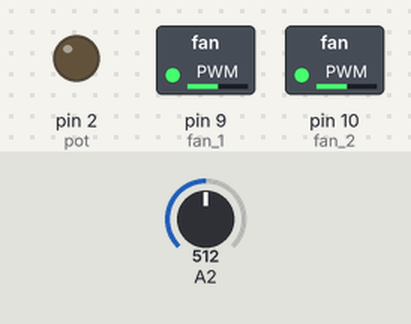
The sketch below on a simulated Arduino Uno, built with avr-gcc and run on an emulated ATmega328P. Parts: switched loads named in the sketch (green lamp = pin HIGH), output pins drawn as LEDs (lit = HIGH). The inputs (shaded band) are chosen by the test bench; at power-on: A2 = 512.

Above: at 1.2 s.
1.3 s: A2 set to 716
At 3.0 s:
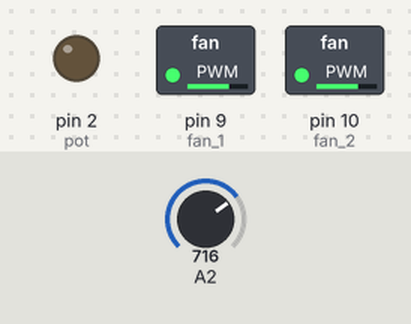
3.5 s: A2 set to 900
At 4.5 s:
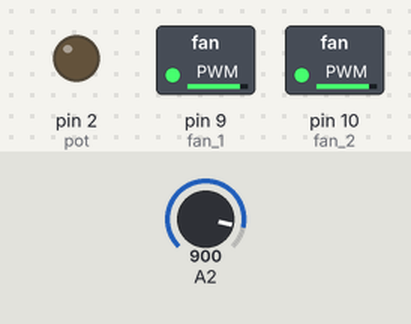
5.5 s: A2 set to 122
At 7.3 s:
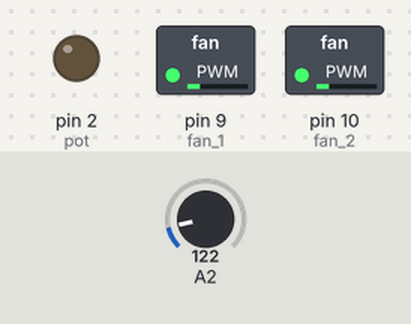
Timing chart, 0 to 8.8 s (numbered marks = the images above; inputs shaded):
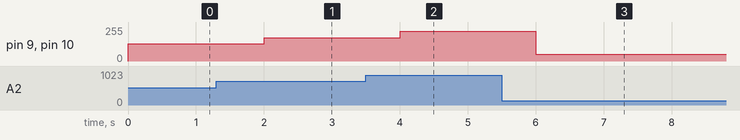

Measured:
- after the input at 1.3 s, pin 9 (fan_1), pin 10 (fan_2): 128/255 → 175/255 after 0.70 s
- after the input at 3.5 s, pin 9 (fan_1), pin 10 (fan_2): 175/255 → 222/255 after 0.50 s
- after the input at 5.5 s, pin 9 (fan_1), pin 10 (fan_2): 222/255 → 51/255 after 0.50 s

The sketch:

fancontrol.ino
```cpp
// 25kHz PWM Double Fan Control.

const int min_duty = 20;  // duty cycle range in percent
const int max_duty = 100; // duty cycle range in percent

int percent = 0;
int potval = 0;

// Configure Timer 1 for 25 kHz PWM.
// (from https://arduino.stackexchange.com/a/25623)
void init25k()
{

    TCCR1A = 0;            // undo the configuration done by...
    TCCR1B = 0;            // ...the Arduino core library
    TCNT1 = 0;             // reset timer
    TCCR1A = _BV(COM1A1)   // non-inverted PWM on channel A
             | _BV(COM1B1) // same on channel B
             | _BV(WGM11); // mode 10: ph. correct PWM, TOP = ICR1
    TCCR1B = _BV(WGM13)    // ditto
             | _BV(CS10);  // prescaler = 1
    ICR1 = 320;            // TOP = 320
}

// 25 kHz PWM only on pins 9 and 10.
// Value should be between 0 and 320, inclusive.
// (from https://arduino.stackexchange.com/a/25623)
void analogWrite25k(int pin, int value)
{
    switch (pin)
    {
    case 9:
        OCR1A = value;
        break;
    case 10:
        OCR1B = value;
        break;
    default:
        // no other pin will work
        break;
    }
}

void setup()
{
    init25k();
    pinMode(2, OUTPUT);  // pot
    pinMode(9, OUTPUT);  // fan 1
    pinMode(10, OUTPUT); // fan 2
}

void loop()
{
    // min..max duty cycle
    percent = constrain(map(analogRead(2), 0, 1023, 0, 100), min_duty, max_duty);
    // map to bottom..top
    potval = map(percent, 0, 100, 0, 320);

    analogWrite25k(9, potval);
    analogWrite25k(10, potval);

    delay(1000);
}
```
